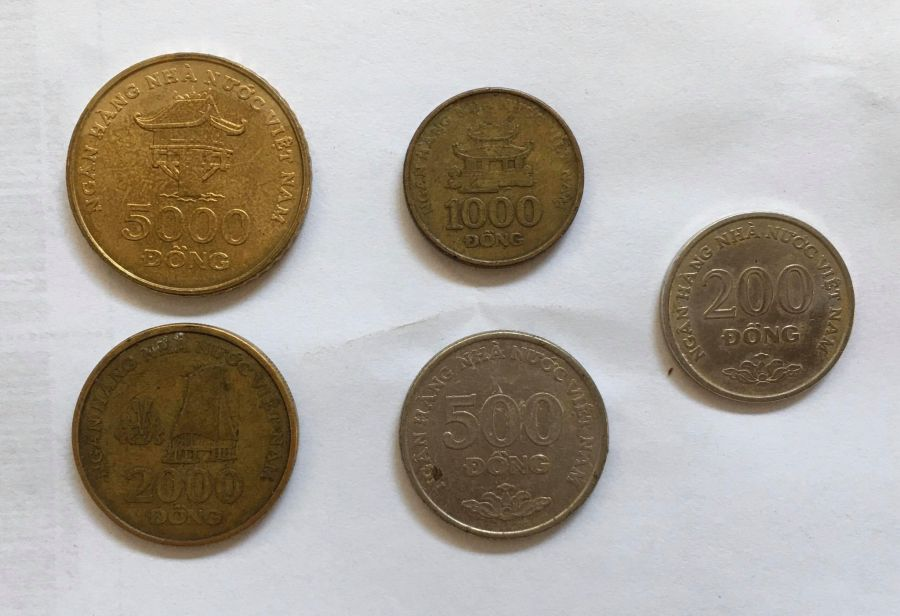
#> input picture opencv/image_processing/coin1.jpg, 900 x 616 px
$ python simple_thresholding.py
#> lines starting #> are read from the running program, lines starting #| are printed output that depends on the picture; after the words box and inside, x2 and y2 are one past the last pixel; in counts of white or black regions, pixels touching at a corner belong together
import argparse
import cv2

parser = argparse.ArgumentParser()
parser.add_argument("-c", "--coin", nargs='?', choices=['1', '2'], default='1')
args = vars(parser.parse_args())

src = 'coin1.jpg' if args["coin"] == '1' else 'coin2.jpg'

image = cv2.imread(src)
#> image is the input picture: shape (616, 900, 3); mean B, G, R 156.8, 165.9, 173
cv2.imshow("Original", image)

gray = cv2.cvtColor(image, cv2.COLOR_BGR2GRAY)
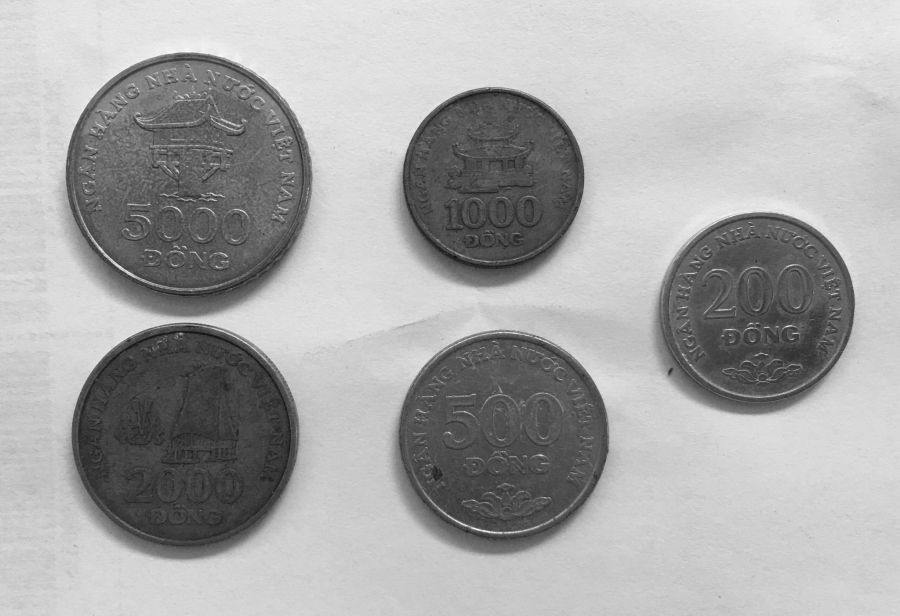
#> gray: shape (616, 900); min 13, max 250, mean 167
blurred = cv2.GaussianBlur(gray, (7, 7), 0)

(T, threshInv) = cv2.threshold(blurred, 200, 255, cv2.THRESH_BINARY_INV)
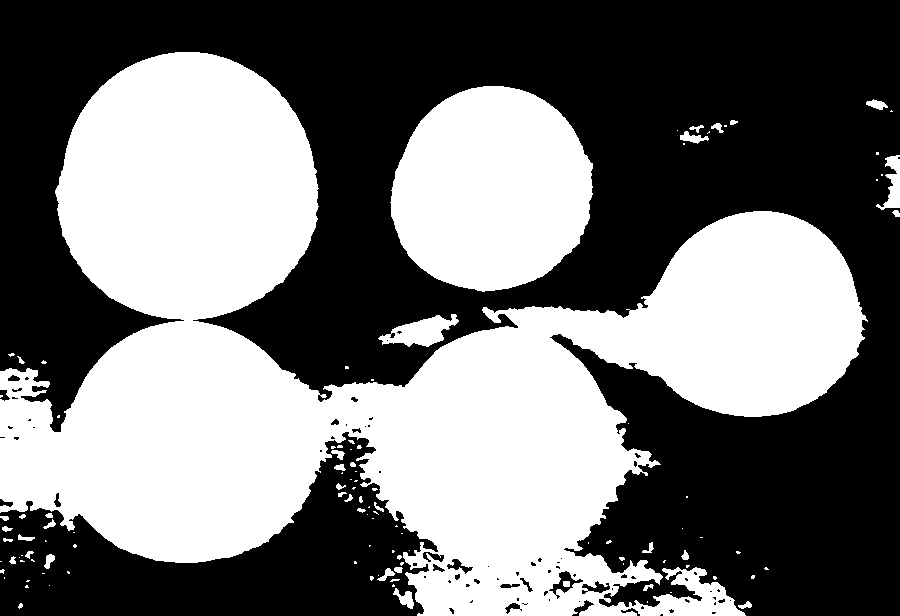
#> threshInv: shape (616, 900); 45.7% white; 111 white regions (72 under 20 px), largest, box (x1, y1, x2, y2) and area: (0, 52, 868, 616) 216474, (390, 86, 593, 292) 32334, (378, 314, 459, 347) 1372
cv2.imshow("Threshold Binary Inverse", threshInv)

(T, thresh) = cv2.threshold(blurred, 200, 255, cv2.THRESH_BINARY)
cv2.imshow("Threshold Binary", threshInv)

masked = cv2.bitwise_and(image, image, mask=threshInv)
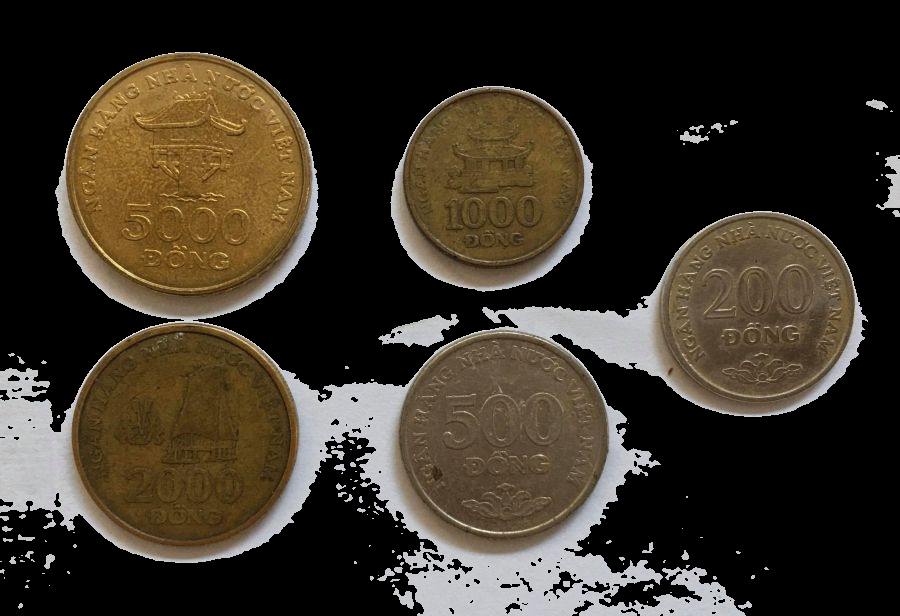
#> masked: shape (616, 900, 3); mean B, G, R 38.5, 49.9, 57.8
cv2.imshow("Masked", masked)
cv2.waitKey(0)

$ run again, with opencv/image_processing/pill.png saved as opencv/image_processing/coin1.jpg
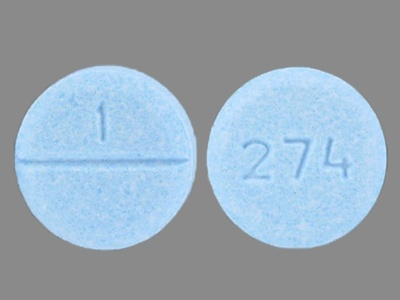
#> input picture opencv/image_processing/pill.png, 400 x 300 px
#> image is the input picture: shape (300, 400, 3); mean B, G, R 183.3, 169.7, 152.7
#> `(T, threshInv) = cv2.threshold(blurred, 200, 255, cv2.THRESH_BINARY_INV)`:
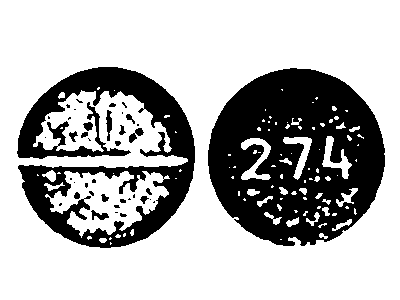
#> threshInv: shape (300, 400); 70.4% white; 40 black regions (22 under 20 px), largest, box (x1, y1, x2, y2) and area: (208, 68, 385, 246) 21606, (17, 67, 195, 248) 12978, (106, 110, 112, 141) 121
#> `masked = cv2.bitwise_and(image, image, mask=threshInv)`:
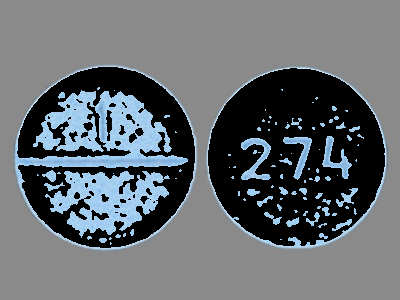
#> masked: shape (300, 400, 3); mean B, G, R 110.9, 106.3, 100.5
